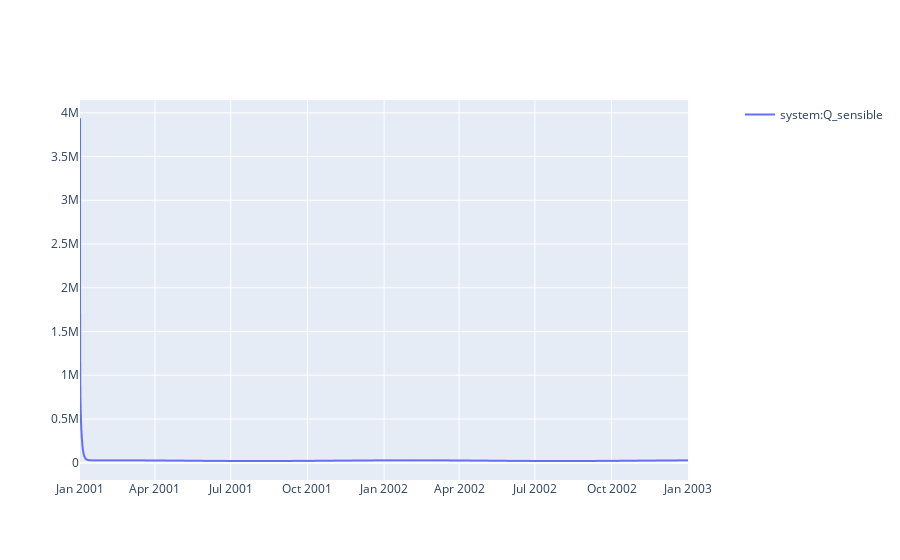

Notebook code cell kept with this figure:
### Code cell
sim.plot(pro.dates(),[pro.component("system").variable("Q_sensible")])

### Figure 1 — Plotly figure (JSON) as saved in the notebook; plotly's stock layout.template omitted (floating-point values rounded to 4 significant figures; data arrays with more than 128 entries replaced by an {"elided": "..."} marker saying what was removed)
{"data": [{"hovertemplate": "date=%{x}<br>system:Q_sensible=%{y}<extra></extra>", "legendgroup": "", "line": {"dash": "solid"}, "marker": {"symbol": "circle"}, "mode": "lines", "name": "system:Q_sensible", "showlegend": true, "type": "scattergl", "x": {"elided": "17520 str values"}, "xaxis": "x", "y": {"elided": "17520 float values"}, "yaxis": "y"}], "layout": {"xaxis": {"anchor": "y", "domain": [0, 0.94]}, "yaxis": {"anchor": "x", "domain": [0, 1]}, "yaxis2": {"anchor": "x", "overlaying": "y", "side": "right"}}}
